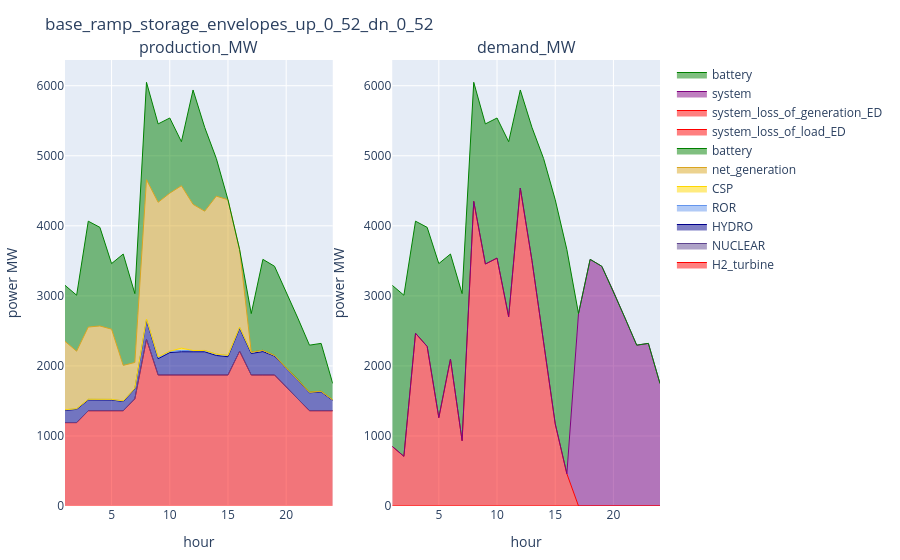

The notebook cell this image was saved under:
### Markdown cell above
### ED

### Code cell
config_ = config_1
supply_ed_ = supply_ed[(supply_ed.configuration .== config_) .& (supply_ed.day .== day_) .& (supply_ed.iteration .== iteration_), :]
demand_ed_ = demand_ed[(demand_ed.configuration .== config_) .& (demand_ed.day .== day_) .& (demand_ed.iteration .== iteration_), :]
plot_supply_demand(supply_ed_, demand_ed_, string(config_))

### Figure 1 — Plotly figure (JSON) as saved in the notebook; plotly's stock layout.template omitted (floating-point values rounded to 4 significant figures)
{"data": [{"line": {"color": "red", "shape": "line", "width": 1}, "mode": "lines", "name": "H2_turbine", "stackgroup": "one", "type": "scatter", "x": [1, 2, 3, 4, 5, 6, 7, 8, 9, 10, 11, 12, 13, 14, 15, 16, 17, 18, 19, 20, 21, 22, 23, 24], "xaxis": "x1", "y": [1190.0, 1190.0, 1360.0, 1360.0, 1360.0, 1360.0, 1530.0, 2380.0, 1870.0, 1870.0, 1870.0, 1870.0, 1870.0, 1870.0, 1870.0, 2210.0, 1870.0, 1870.0, 1870.0, 1700.0, 1530.0, 1360.0, 1360.0, 1360.0], "yaxis": "y1"}, {"line": {"color": "rgba(95, 70, 144, 1)", "shape": "line", "width": 1}, "mode": "lines", "name": "NUCLEAR", "stackgroup": "one", "type": "scatter", "x": [1, 2, 3, 4, 5, 6, 7, 8, 9, 10, 11, 12, 13, 14, 15, 16, 17, 18, 19, 20, 21, 22, 23, 24], "xaxis": "x1", "y": [0, 0, 0, 0, 0, 0, 0, 0, 0, 0, 0, 0, 0, 0, 0, 0, 0, 0, 0, 0, 0, 0, 0, 0], "yaxis": "y1"}, {"line": {"color": "darkblue", "shape": "line", "width": 1}, "mode": "lines", "name": "HYDRO", "stackgroup": "one", "type": "scatter", "x": [1, 2, 3, 4, 5, 6, 7, 8, 9, 10, 11, 12, 13, 14, 15, 16, 17, 18, 19, 20, 21, 22, 23, 24], "xaxis": "x1", "y": [174.9, 189.5, 154.5, 158.3, 153.3, 131.9, 141.1, 269.7, 232.9, 320.1, 331.9, 331.3, 331.5, 279.1, 261.1, 325.1, 306.7, 334.7, 270.1, 264.3, 269.7, 256.1, 268.7, 146.5], "yaxis": "y1"}, {"line": {"color": "cornflowerblue", "shape": "line", "width": 1}, "mode": "lines", "name": "ROR", "stackgroup": "one", "type": "scatter", "x": [1, 2, 3, 4, 5, 6, 7, 8, 9, 10, 11, 12, 13, 14, 15, 16, 17, 18, 19, 20, 21, 22, 23, 24], "xaxis": "x1", "y": [9.3, 9.5, 9.3, 9.5, 9.3, 9.1, 9.5, 18.9, 18.5, 18.5, 18.7, 18.5, 18.7, 18.7, 18.7, 18.7, 18.9, 17.9, 9.3, 9.5, 9.3, 9.3, 9.1, 9.3], "yaxis": "y1"}, {"line": {"color": "gold", "shape": "line", "width": 1}, "mode": "lines", "name": "CSP", "stackgroup": "one", "type": "scatter", "x": [1, 2, 3, 4, 5, 6, 7, 8, 9, 10, 11, 12, 13, 14, 15, 16, 17, 18, 19, 20, 21, 22, 23, 24], "xaxis": "x1", "y": [0, 0, 0, 0, 0, 0, 0, 0, 6.0, 0, 33.3, 0, 0, 0, 0, 0, 0, 0, 0, 0, 0, 0, 0, 0], "yaxis": "y1"}, {"line": {"color": "goldenrod", "shape": "line", "width": 1}, "mode": "lines", "name": "net_generation", "stackgroup": "one", "type": "scatter", "x": [1, 2, 3, 4, 5, 6, 7, 8, 9, 10, 11, 12, 13, 14, 15, 16, 17, 18, 19, 20, 21, 22, 23, 24], "xaxis": "x1", "y": [976.5, 820.6, 1031.0, 1042.0, 1002.0, 506.5, 368.3, 1989.0, 2208.0, 2258.0, 2318.0, 2087.0, 1988.0, 2256.0, 2222.0, 1107.0, 0, 0, 0, 0, 0, 0, 0, 0], "yaxis": "y1"}, {"line": {"color": "green", "shape": "line", "width": 1}, "mode": "lines", "name": "battery", "stackgroup": "one", "type": "scatter", "x": [1, 2, 3, 4, 5, 6, 7, 8, 9, 10, 11, 12, 13, 14, 15, 16, 17, 18, 19, 20, 21, 22, 23, 24], "xaxis": "x1", "y": [799.7, 799.3, 1511.0, 1408.0, 936.2, 1590.0, 983.2, 1391.0, 1119.0, 1073.0, 628.6, 1633.0, 1197.0, 537.3, 0, 0, 551.3, 1299.0, 1273.0, 1090.0, 873.8, 670.6, 683.7, 232.5], "yaxis": "y1"}, {"line": {"color": "red", "shape": "line", "width": 1}, "mode": "lines", "name": "system_loss_of_load_ED", "stackgroup": "one", "type": "scatter", "x": [2, 7, 17, 18, 19, 20, 21, 22, 23, 24], "xaxis": "x2", "y": [9.323e-14, 9.323e-14, 9.351e-14, 9.351e-14, 9.351e-14, 9.351e-14, 9.351e-14, 9.351e-14, 9.351e-14, 9.351e-14], "yaxis": "y2"}, {"line": {"color": "red", "shape": "line", "width": 1}, "mode": "lines", "name": "system_loss_of_generation_ED", "stackgroup": "one", "type": "scatter", "x": [1, 2, 3, 4, 5, 6, 7, 8, 9, 10, 11, 12, 13, 14, 15, 16, 17, 18, 19, 20, 21, 22, 23, 24], "xaxis": "x2", "y": [850.5, 708.9, 2466.0, 2278.0, 1261.0, 2097.0, 932.1, 4349.0, 3455.0, 3539.0, 2701.0, 4539.0, 3506.0, 2361.0, 1172.0, 460.4, 3.117e-11, 3.117e-11, 3.117e-11, 3.117e-11, 3.117e-11, 3.117e-11, 3.117e-11, 3.117e-11], "yaxis": "y2"}, {"line": {"color": "purple", "shape": "line", "width": 1}, "mode": "lines", "name": "system", "stackgroup": "one", "type": "scatter", "x": [1, 2, 3, 4, 5, 6, 7, 8, 9, 10, 11, 12, 13, 14, 15, 16, 17, 18, 19, 20, 21, 22, 23, 24], "xaxis": "x2", "y": [0, -9.323e-14, 0, 0, 0, 0, -9.323e-14, 0, 0, 0, 0, 0, 0, 0, 0, 0, 2747.0, 3521.0, 3422.0, 3064.0, 2683.0, 2296.0, 2321.0, 1748.0], "yaxis": "y2"}, {"line": {"color": "green", "shape": "line", "width": 1}, "mode": "lines", "name": "battery", "stackgroup": "one", "type": "scatter", "x": [1, 2, 3, 4, 5, 6, 7, 8, 9, 10, 11, 12, 13, 14, 15, 16, 17, 18, 19, 20, 21, 22, 23, 24], "xaxis": "x2", "y": [2300.0, 2300.0, 1600.0, 1700.0, 2200.0, 1500.0, 2100.0, 1700.0, 2000.0, 2000.0, 2500.0, 1400.0, 1900.0, 2600.0, 3200.0, 3200.0, 3.878e-10, 0.01388, 0.02545, 0.04815, 0.02983, 0.03396, 0.05149, 0.06943], "yaxis": "y2"}], "layout": {"annotations": [{"font": {"size": 16}, "showarrow": false, "text": "production_MW", "x": 0.225, "xanchor": "center", "xref": "paper", "y": 1, "yanchor": "bottom", "yref": "paper"}, {"font": {"size": 16}, "showarrow": false, "text": "demand_MW", "x": 0.775, "xanchor": "center", "xref": "paper", "y": 1, "yanchor": "bottom", "yref": "paper"}], "margin": {"b": 50, "l": 50, "r": 50, "t": 60}, "title": "base_ramp_storage_envelopes_up_0_52_dn_0_52", "xaxis1": {"anchor": "y1", "domain": [0, 0.45], "title": {"text": "hour"}}, "xaxis2": {"anchor": "y2", "domain": [0.55, 1], "title": {"text": "hour"}}, "yaxis1": {"anchor": "x1", "domain": [0, 1], "title": {"text": "power MW"}}, "yaxis2": {"anchor": "x2", "domain": [0, 1], "title": {"text": "power MW"}}}}
